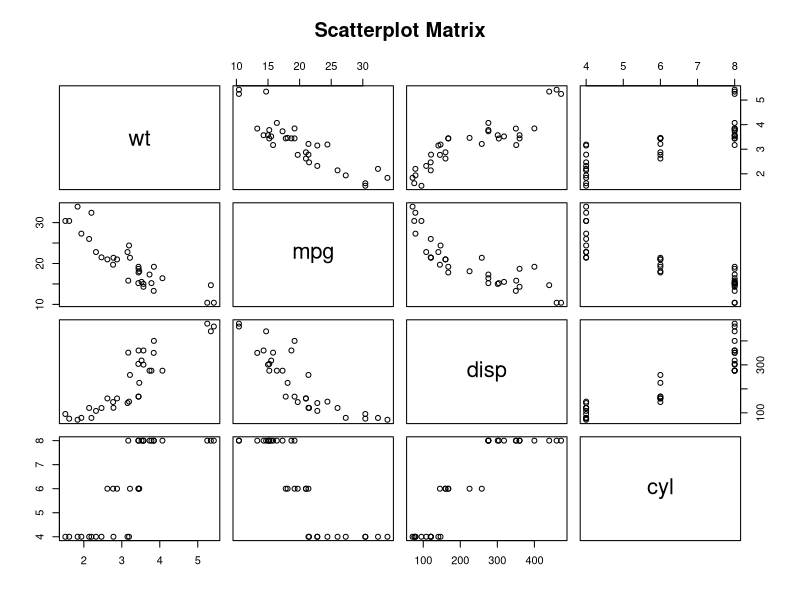

The R script that drew this image:
#load the dataset
data(mtcars)

#view first six rows of mtcars dataset
head(mtcars)

#summarize each variable in mtcars dataset
summary(mtcars)

#display rows and columns
dim(mtcars)

#display column names
names(mtcars)


# Plot the matrices between
# 4 variables giving 12 plots.

# One variable with 3 others
# and total 4 variables.
pairs(~wt + mpg + disp + cyl, data = mtcars,
      main = "Scatterplot Matrix")
